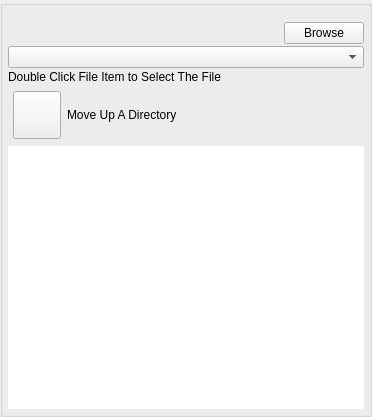
<?xml version="1.0" encoding="UTF-8"?>
<ui version="4.0">
 <class>AppletBrowseFilesUi</class>
 <widget class="QWidget" name="AppletBrowseFilesUi">
  <property name="geometry">
   <rect>
    <x>0</x>
    <y>0</y>
    <width>372</width>
    <height>417</height>
   </rect>
  </property>
  <property name="windowTitle">
   <string>Browse Files</string>
  </property>
  <property name="windowOpacity">
   <double>1.000000000000000</double>
  </property>
  <property name="toolTip">
   <string/>
  </property>
  <layout class="QVBoxLayout" name="verticalLayout">
   <property name="spacing">
    <number>0</number>
   </property>
   <property name="leftMargin">
    <number>0</number>
   </property>
   <property name="topMargin">
    <number>0</number>
   </property>
   <property name="rightMargin">
    <number>0</number>
   </property>
   <property name="bottomMargin">
    <number>0</number>
   </property>
   <item>
    <widget class="QGroupBox" name="FileItemsBox">
     <property name="minimumSize">
      <size>
       <width>0</width>
       <height>0</height>
      </size>
     </property>
     <property name="title">
      <string/>
     </property>
     <layout class="QVBoxLayout" name="verticalLayout_3">
      <property name="spacing">
       <number>2</number>
      </property>
      <property name="leftMargin">
       <number>5</number>
      </property>
      <property name="topMargin">
       <number>0</number>
      </property>
      <property name="rightMargin">
       <number>5</number>
      </property>
      <property name="bottomMargin">
       <number>5</number>
      </property>
      <item>
       <widget class="QLabel" name="m_StatusLabel">
        <property name="sizePolicy">
         <sizepolicy hsizetype="Expanding" vsizetype="Preferred">
          <horstretch>0</horstretch>
          <verstretch>0</verstretch>
         </sizepolicy>
        </property>
        <property name="text">
         <string notr="true"/>
        </property>
       </widget>
      </item>
      <item>
       <layout class="QHBoxLayout" name="horizontalLayout_3">
        <item>
         <widget class="VxLabel" name="m_CurDirLabel">
          <property name="sizePolicy">
           <sizepolicy hsizetype="Expanding" vsizetype="Preferred">
            <horstretch>0</horstretch>
            <verstretch>0</verstretch>
           </sizepolicy>
          </property>
          <property name="minimumSize">
           <size>
            <width>0</width>
            <height>0</height>
           </size>
          </property>
          <property name="maximumSize">
           <size>
            <width>16777215</width>
            <height>16777215</height>
           </size>
          </property>
          <property name="layoutDirection">
           <enum>Qt::LeftToRight</enum>
          </property>
          <property name="text">
           <string/>
          </property>
          <property name="scaledContents">
           <bool>false</bool>
          </property>
          <property name="alignment">
           <set>Qt::AlignLeading|Qt::AlignLeft|Qt::AlignTop</set>
          </property>
          <property name="wordWrap">
           <bool>true</bool>
          </property>
          <property name="margin">
           <number>0</number>
          </property>
         </widget>
        </item>
        <item>
         <widget class="QPushButton" name="m_BrowseButton">
          <property name="text">
           <string>Browse</string>
          </property>
         </widget>
        </item>
       </layout>
      </item>
      <item>
       <widget class="VxComboBoxFileFilter" name="m_FileFilterComboBox"/>
      </item>
      <item>
       <widget class="QLabel" name="m_DoubleTapInstructionLabel">
        <property name="text">
         <string>Double Click File Item to Select The File</string>
        </property>
       </widget>
      </item>
      <item>
       <widget class="QWidget" name="m_UpDirWidget" native="true">
        <layout class="QHBoxLayout" name="horizontalLayout_2">
         <property name="leftMargin">
          <number>5</number>
         </property>
         <property name="topMargin">
          <number>5</number>
         </property>
         <property name="rightMargin">
          <number>5</number>
         </property>
         <property name="bottomMargin">
          <number>5</number>
         </property>
         <item>
          <widget class="VxPushButton" name="m_UpDirectoryButton">
           <property name="minimumSize">
            <size>
             <width>48</width>
             <height>48</height>
            </size>
           </property>
           <property name="maximumSize">
            <size>
             <width>48</width>
             <height>48</height>
            </size>
           </property>
           <property name="text">
            <string/>
           </property>
           <property name="iconSize">
            <size>
             <width>48</width>
             <height>48</height>
            </size>
           </property>
          </widget>
         </item>
         <item>
          <widget class="VxLabel" name="m_UpDirectoryLabel">
           <property name="sizePolicy">
            <sizepolicy hsizetype="Expanding" vsizetype="Preferred">
             <horstretch>0</horstretch>
             <verstretch>0</verstretch>
            </sizepolicy>
           </property>
           <property name="text">
            <string>Move Up A Directory</string>
           </property>
          </widget>
         </item>
        </layout>
       </widget>
      </item>
      <item>
       <widget class="QListWidget" name="FileItemList">
        <property name="font">
         <font>
          <pointsize>8</pointsize>
         </font>
        </property>
        <property name="frameShape">
         <enum>QFrame::NoFrame</enum>
        </property>
        <property name="frameShadow">
         <enum>QFrame::Plain</enum>
        </property>
        <property name="lineWidth">
         <number>0</number>
        </property>
        <property name="iconSize">
         <size>
          <width>32</width>
          <height>32</height>
         </size>
        </property>
        <property name="verticalScrollMode">
         <enum>QAbstractItemView::ScrollPerPixel</enum>
        </property>
        <property name="resizeMode">
         <enum>QListView::Adjust</enum>
        </property>
        <property name="uniformItemSizes">
         <bool>true</bool>
        </property>
       </widget>
      </item>
     </layout>
    </widget>
   </item>
  </layout>
 </widget>
 <customwidgets>
  <customwidget>
   <class>VxPushButton</class>
   <extends>QPushButton</extends>
   <header>VxPushButton.h</header>
  </customwidget>
  <customwidget>
   <class>VxLabel</class>
   <extends>QLabel</extends>
   <header>VxLabel.h</header>
  </customwidget>
  <customwidget>
   <class>VxComboBoxFileFilter</class>
   <extends>QComboBox</extends>
   <header>VxComboBoxFileFilter.h</header>
  </customwidget>
 </customwidgets>
 <resources>
  <include location="../NoLimitConnect.qrc"/>
 </resources>
 <connections/>
</ui>
